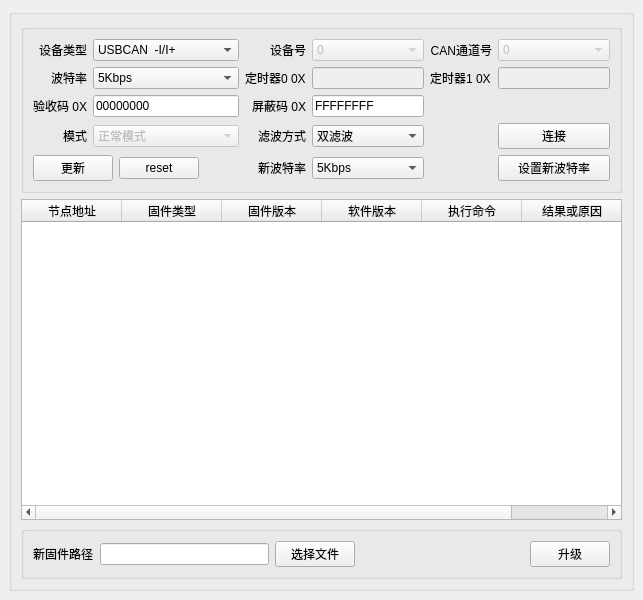
<?xml version="1.0" encoding="UTF-8"?>
<ui version="4.0">
 <class>MainWindow</class>
 <widget class="QMainWindow" name="MainWindow">
  <property name="geometry">
   <rect>
    <x>0</x>
    <y>0</y>
    <width>643</width>
    <height>600</height>
   </rect>
  </property>
  <property name="windowTitle">
   <string>MainWindow</string>
  </property>
  <widget class="QWidget" name="centralwidget">
   <layout class="QGridLayout" name="gridLayout">
    <item row="0" column="5">
     <widget class="QGroupBox" name="groupBox">
      <property name="title">
       <string/>
      </property>
      <layout class="QGridLayout" name="gridLayout_2">
       <item row="0" column="0">
        <widget class="QGroupBox" name="groupBox_3">
         <property name="title">
          <string/>
         </property>
         <layout class="QGridLayout" name="gridLayout_4" columnstretch="0,0,0,0,0,0">
          <item row="2" column="5">
           <widget class="QLineEdit" name="lineEdit_timer1">
            <property name="enabled">
             <bool>false</bool>
            </property>
            <property name="maximumSize">
             <size>
              <width>16777215</width>
              <height>16777215</height>
             </size>
            </property>
           </widget>
          </item>
          <item row="2" column="0">
           <widget class="QLabel" name="label_7">
            <property name="text">
             <string>波特率</string>
            </property>
            <property name="alignment">
             <set>Qt::AlignRight|Qt::AlignTrailing|Qt::AlignVCenter</set>
            </property>
           </widget>
          </item>
          <item row="2" column="3">
           <widget class="QLineEdit" name="lineEdit_timer0">
            <property name="enabled">
             <bool>false</bool>
            </property>
            <property name="maximumSize">
             <size>
              <width>16777215</width>
              <height>16777215</height>
             </size>
            </property>
           </widget>
          </item>
          <item row="2" column="4">
           <widget class="QLabel" name="label_11">
            <property name="text">
             <string>定时器1 0X</string>
            </property>
           </widget>
          </item>
          <item row="2" column="2">
           <widget class="QLabel" name="label_10">
            <property name="text">
             <string>定时器0 0X</string>
            </property>
           </widget>
          </item>
          <item row="2" column="1">
           <widget class="QComboBox" name="comboBox_bolter">
            <item>
             <property name="text">
              <string>5Kbps</string>
             </property>
            </item>
            <item>
             <property name="text">
              <string>10Kbps</string>
             </property>
            </item>
            <item>
             <property name="text">
              <string>20Kbps</string>
             </property>
            </item>
            <item>
             <property name="text">
              <string>40Kbps</string>
             </property>
            </item>
            <item>
             <property name="text">
              <string>50Kbps</string>
             </property>
            </item>
            <item>
             <property name="text">
              <string>80Kbps</string>
             </property>
            </item>
            <item>
             <property name="text">
              <string>100Kbps</string>
             </property>
            </item>
            <item>
             <property name="text">
              <string>125Kbps</string>
             </property>
            </item>
            <item>
             <property name="text">
              <string>200Kbps</string>
             </property>
            </item>
            <item>
             <property name="text">
              <string>250Kbps</string>
             </property>
            </item>
            <item>
             <property name="text">
              <string>400Kbps</string>
             </property>
            </item>
            <item>
             <property name="text">
              <string>500Kbps</string>
             </property>
            </item>
            <item>
             <property name="text">
              <string>666Kbps</string>
             </property>
            </item>
            <item>
             <property name="text">
              <string>800Kbps</string>
             </property>
            </item>
            <item>
             <property name="text">
              <string>1000Kbps</string>
             </property>
            </item>
           </widget>
          </item>
          <item row="0" column="0">
           <widget class="QLabel" name="label">
            <property name="text">
             <string>设备类型</string>
            </property>
            <property name="alignment">
             <set>Qt::AlignRight|Qt::AlignTrailing|Qt::AlignVCenter</set>
            </property>
           </widget>
          </item>
          <item row="0" column="1">
           <widget class="QComboBox" name="comboBox_devicetype">
            <item>
             <property name="text">
              <string>USBCAN  -I/I+</string>
             </property>
            </item>
            <item>
             <property name="text">
              <string>USBCAN  -2I/2I+</string>
             </property>
            </item>
           </widget>
          </item>
          <item row="0" column="2">
           <widget class="QLabel" name="label_2">
            <property name="layoutDirection">
             <enum>Qt::LeftToRight</enum>
            </property>
            <property name="text">
             <string>设备号</string>
            </property>
            <property name="alignment">
             <set>Qt::AlignRight|Qt::AlignTrailing|Qt::AlignVCenter</set>
            </property>
           </widget>
          </item>
          <item row="0" column="3">
           <widget class="QComboBox" name="comboBox_devicenum">
            <property name="enabled">
             <bool>false</bool>
            </property>
            <item>
             <property name="text">
              <string>0</string>
             </property>
            </item>
            <item>
             <property name="text">
              <string>1</string>
             </property>
            </item>
            <item>
             <property name="text">
              <string>2</string>
             </property>
            </item>
            <item>
             <property name="text">
              <string>3</string>
             </property>
            </item>
            <item>
             <property name="text">
              <string>4</string>
             </property>
            </item>
            <item>
             <property name="text">
              <string>5</string>
             </property>
            </item>
            <item>
             <property name="text">
              <string>6</string>
             </property>
            </item>
            <item>
             <property name="text">
              <string>7</string>
             </property>
            </item>
           </widget>
          </item>
          <item row="0" column="4">
           <widget class="QLabel" name="label_3">
            <property name="text">
             <string>CAN通道号</string>
            </property>
            <property name="alignment">
             <set>Qt::AlignRight|Qt::AlignTrailing|Qt::AlignVCenter</set>
            </property>
           </widget>
          </item>
          <item row="0" column="5">
           <widget class="QComboBox" name="comboBox_canindex">
            <property name="enabled">
             <bool>false</bool>
            </property>
            <item>
             <property name="text">
              <string>0</string>
             </property>
            </item>
            <item>
             <property name="text">
              <string>1</string>
             </property>
            </item>
           </widget>
          </item>
          <item row="3" column="0">
           <widget class="QLabel" name="label_4">
            <property name="text">
             <string>验收码 0X</string>
            </property>
            <property name="alignment">
             <set>Qt::AlignRight|Qt::AlignTrailing|Qt::AlignVCenter</set>
            </property>
           </widget>
          </item>
          <item row="3" column="1">
           <widget class="QLineEdit" name="lineEdit_acccode">
            <property name="maximumSize">
             <size>
              <width>16777215</width>
              <height>16777215</height>
             </size>
            </property>
            <property name="text">
             <string>00000000</string>
            </property>
           </widget>
          </item>
          <item row="3" column="2">
           <widget class="QLabel" name="label_5">
            <property name="text">
             <string>屏蔽码 0X</string>
            </property>
            <property name="alignment">
             <set>Qt::AlignRight|Qt::AlignTrailing|Qt::AlignVCenter</set>
            </property>
           </widget>
          </item>
          <item row="3" column="3">
           <widget class="QLineEdit" name="lineEdit_accmask">
            <property name="maximumSize">
             <size>
              <width>16777215</width>
              <height>16777215</height>
             </size>
            </property>
            <property name="text">
             <string>FFFFFFFF</string>
            </property>
           </widget>
          </item>
          <item row="4" column="0">
           <widget class="QLabel" name="label_8">
            <property name="text">
             <string>模式</string>
            </property>
            <property name="alignment">
             <set>Qt::AlignRight|Qt::AlignTrailing|Qt::AlignVCenter</set>
            </property>
           </widget>
          </item>
          <item row="4" column="1">
           <widget class="QComboBox" name="comboBox_mode">
            <property name="enabled">
             <bool>false</bool>
            </property>
            <item>
             <property name="text">
              <string>正常模式</string>
             </property>
            </item>
            <item>
             <property name="text">
              <string>只听模式</string>
             </property>
            </item>
           </widget>
          </item>
          <item row="4" column="2">
           <widget class="QLabel" name="label_6">
            <property name="text">
             <string>滤波方式</string>
            </property>
            <property name="alignment">
             <set>Qt::AlignRight|Qt::AlignTrailing|Qt::AlignVCenter</set>
            </property>
           </widget>
          </item>
          <item row="4" column="3">
           <widget class="QComboBox" name="comboBox_fiter">
            <item>
             <property name="text">
              <string>双滤波</string>
             </property>
            </item>
            <item>
             <property name="text">
              <string>单滤波</string>
             </property>
            </item>
           </widget>
          </item>
          <item row="5" column="2">
           <widget class="QLabel" name="label_12">
            <property name="text">
             <string>新波特率</string>
            </property>
            <property name="alignment">
             <set>Qt::AlignRight|Qt::AlignTrailing|Qt::AlignVCenter</set>
            </property>
           </widget>
          </item>
          <item row="5" column="3">
           <widget class="QComboBox" name="comboBox_newbolter">
            <item>
             <property name="text">
              <string>5Kbps</string>
             </property>
            </item>
            <item>
             <property name="text">
              <string>10Kbps</string>
             </property>
            </item>
            <item>
             <property name="text">
              <string>20Kbps</string>
             </property>
            </item>
            <item>
             <property name="text">
              <string>40Kbps</string>
             </property>
            </item>
            <item>
             <property name="text">
              <string>50Kbps</string>
             </property>
            </item>
            <item>
             <property name="text">
              <string>80Kbps</string>
             </property>
            </item>
            <item>
             <property name="text">
              <string>100Kbps</string>
             </property>
            </item>
            <item>
             <property name="text">
              <string>125Kbps</string>
             </property>
            </item>
            <item>
             <property name="text">
              <string>200Kbps</string>
             </property>
            </item>
            <item>
             <property name="text">
              <string>250Kbps</string>
             </property>
            </item>
            <item>
             <property name="text">
              <string>400Kbps</string>
             </property>
            </item>
            <item>
             <property name="text">
              <string>500Kbps</string>
             </property>
            </item>
            <item>
             <property name="text">
              <string>666Kbps</string>
             </property>
            </item>
            <item>
             <property name="text">
              <string>800Kbps</string>
             </property>
            </item>
            <item>
             <property name="text">
              <string>1000Kbps</string>
             </property>
            </item>
           </widget>
          </item>
          <item row="5" column="5">
           <widget class="QPushButton" name="pushButton">
            <property name="text">
             <string>设置新波特率</string>
            </property>
           </widget>
          </item>
          <item row="4" column="5">
           <widget class="QPushButton" name="pushButton_connect">
            <property name="text">
             <string>连接</string>
            </property>
           </widget>
          </item>
          <item row="5" column="0" colspan="2">
           <layout class="QHBoxLayout" name="horizontalLayout">
            <item>
             <widget class="QPushButton" name="pushButton_fresh">
              <property name="maximumSize">
               <size>
                <width>16777215</width>
                <height>16777215</height>
               </size>
              </property>
              <property name="text">
               <string>更新</string>
              </property>
             </widget>
            </item>
            <item>
             <widget class="QPushButton" name="pushButton_reset">
              <property name="text">
               <string>reset</string>
              </property>
             </widget>
            </item>
            <item>
             <spacer name="horizontalSpacer">
              <property name="orientation">
               <enum>Qt::Horizontal</enum>
              </property>
              <property name="sizeHint" stdset="0">
               <size>
                <width>40</width>
                <height>20</height>
               </size>
              </property>
             </spacer>
            </item>
           </layout>
          </item>
         </layout>
        </widget>
       </item>
       <item row="1" column="0">
        <widget class="QTableWidget" name="tableWidget">
         <property name="sizeAdjustPolicy">
          <enum>QAbstractScrollArea::AdjustIgnored</enum>
         </property>
         <property name="editTriggers">
          <set>QAbstractItemView::NoEditTriggers</set>
         </property>
         <attribute name="horizontalHeaderVisible">
          <bool>true</bool>
         </attribute>
         <attribute name="horizontalHeaderCascadingSectionResizes">
          <bool>false</bool>
         </attribute>
         <attribute name="horizontalHeaderStretchLastSection">
          <bool>true</bool>
         </attribute>
         <attribute name="verticalHeaderHighlightSections">
          <bool>false</bool>
         </attribute>
         <attribute name="verticalHeaderStretchLastSection">
          <bool>false</bool>
         </attribute>
         <column>
          <property name="text">
           <string>节点地址</string>
          </property>
         </column>
         <column>
          <property name="text">
           <string>固件类型</string>
          </property>
         </column>
         <column>
          <property name="text">
           <string>固件版本</string>
          </property>
         </column>
         <column>
          <property name="text">
           <string>软件版本</string>
          </property>
         </column>
         <column>
          <property name="text">
           <string>执行命令</string>
          </property>
         </column>
         <column>
          <property name="text">
           <string>结果或原因</string>
          </property>
         </column>
        </widget>
       </item>
       <item row="2" column="0">
        <widget class="QGroupBox" name="groupBox_4">
         <property name="title">
          <string/>
         </property>
         <layout class="QGridLayout" name="gridLayout_5">
          <item row="1" column="0">
           <widget class="QLabel" name="label_9">
            <property name="text">
             <string>新固件路径</string>
            </property>
           </widget>
          </item>
          <item row="1" column="6">
           <widget class="QPushButton" name="pushButton_upgrade">
            <property name="text">
             <string>升级</string>
            </property>
           </widget>
          </item>
          <item row="1" column="2">
           <widget class="QPushButton" name="pushButton_choosefile">
            <property name="text">
             <string>选择文件</string>
            </property>
           </widget>
          </item>
          <item row="1" column="5">
           <spacer name="horizontalSpacer_2">
            <property name="orientation">
             <enum>Qt::Horizontal</enum>
            </property>
            <property name="sizeHint" stdset="0">
             <size>
              <width>40</width>
              <height>20</height>
             </size>
            </property>
           </spacer>
          </item>
          <item row="1" column="1">
           <widget class="QLineEdit" name="lineEdit_filename"/>
          </item>
         </layout>
        </widget>
       </item>
      </layout>
     </widget>
    </item>
   </layout>
  </widget>
 </widget>
 <resources/>
 <connections/>
</ui>
